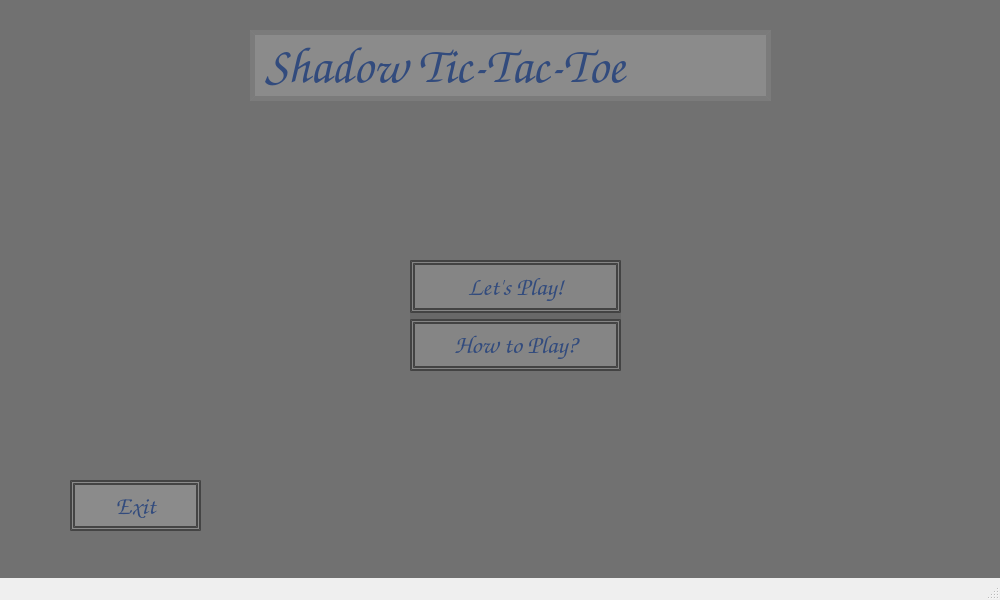
<?xml version="1.0" encoding="UTF-8"?>
<ui version="4.0">
 <class>MainWindow</class>
 <widget class="QMainWindow" name="MainWindow">
  <property name="geometry">
   <rect>
    <x>0</x>
    <y>0</y>
    <width>1000</width>
    <height>600</height>
   </rect>
  </property>
  <property name="windowTitle">
   <string>MainWindow</string>
  </property>
  <widget class="QWidget" name="centralwidget">
   <widget class="QStackedWidget" name="stackedWidget">
    <property name="geometry">
     <rect>
      <x>0</x>
      <y>0</y>
      <width>1000</width>
      <height>600</height>
     </rect>
    </property>
    <property name="styleSheet">
     <string notr="true">background-color: rgba(100, 100, 100, 0.7);</string>
    </property>
    <widget class="QWidget" name="page_0">
     <widget class="QLabel" name="label">
      <property name="geometry">
       <rect>
        <x>250</x>
        <y>30</y>
        <width>521</width>
        <height>71</height>
       </rect>
      </property>
      <property name="styleSheet">
       <string notr="true">font-family: Cursive;
color: rgb(50, 75, 125);
font-size: 50px;
qproperty-alignment: AlignCenter;
background-color: rgba(200, 200, 200, 0.3);
border: 5px solid rgba(100, 100, 100, 0.4);</string>
      </property>
      <property name="text">
       <string>Shadow Tic-Tac-Toe</string>
      </property>
     </widget>
     <widget class="QWidget" name="verticalLayoutWidget">
      <property name="geometry">
       <rect>
        <x>410</x>
        <y>260</y>
        <width>211</width>
        <height>111</height>
       </rect>
      </property>
      <layout class="QVBoxLayout" name="verticalLayout">
       <item>
        <widget class="QPushButton" name="pushButton_1">
         <property name="sizePolicy">
          <sizepolicy hsizetype="Minimum" vsizetype="Preferred">
           <horstretch>0</horstretch>
           <verstretch>0</verstretch>
          </sizepolicy>
         </property>
         <property name="styleSheet">
          <string notr="true">font-family: Cursive;
color: rgb(50, 75, 125);
font-size: 25px;
qproperty-alignment: AlignCenter;
background-color: rgba(200, 200, 200, 0.3);
border: 5px double rgba(50, 50, 50, 0.8);
font-weight: bold;</string>
         </property>
         <property name="text">
          <string>Let's Play!</string>
         </property>
        </widget>
       </item>
       <item>
        <widget class="QPushButton" name="pushButton_2">
         <property name="sizePolicy">
          <sizepolicy hsizetype="Minimum" vsizetype="Preferred">
           <horstretch>0</horstretch>
           <verstretch>0</verstretch>
          </sizepolicy>
         </property>
         <property name="styleSheet">
          <string notr="true">font-family: Cursive;
color: rgb(50, 75, 125);
font-size: 25px;
qproperty-alignment: AlignCenter;
background-color: rgba(200, 200, 200, 0.3);
border: 5px double rgba(50, 50, 50, 0.8);
font-weight: bold;</string>
         </property>
         <property name="text">
          <string>How to Play?</string>
         </property>
        </widget>
       </item>
      </layout>
     </widget>
     <widget class="QPushButton" name="pushButton">
      <property name="geometry">
       <rect>
        <x>70</x>
        <y>480</y>
        <width>131</width>
        <height>51</height>
       </rect>
      </property>
      <property name="styleSheet">
       <string notr="true">font-family: Cursive;
color: rgb(50, 75, 125);
font-size: 25px;
qproperty-alignment: AlignCenter;
background-color: rgba(200, 200, 200, 0.3);
border: 5px double rgba(50, 50, 50, 0.8);
font-weight: bold;</string>
      </property>
      <property name="text">
       <string>Exit</string>
      </property>
     </widget>
    </widget>
   </widget>
  </widget>
  <widget class="QMenuBar" name="menubar">
   <property name="geometry">
    <rect>
     <x>0</x>
     <y>0</y>
     <width>1000</width>
     <height>22</height>
    </rect>
   </property>
  </widget>
  <widget class="QStatusBar" name="statusbar"/>
 </widget>
 <resources/>
 <connections/>
</ui>
